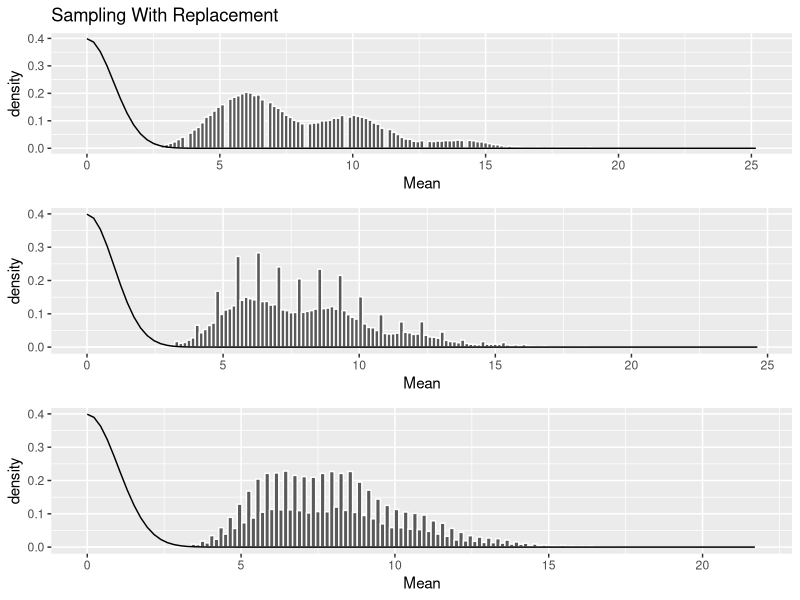
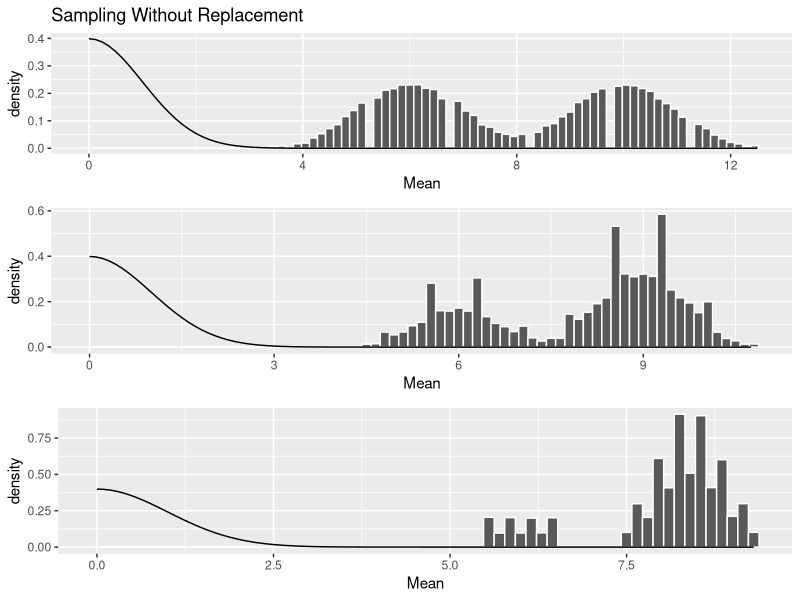

These figures' R source, in order:
################################################################################

# Stat 240 - Non-parametric Statistics
# Homework 1
# Due: 02/20/15

# Rebecca Barter
# Andrew Do
# Kellie Ottoboni

################################################################################

# Libraries and seed
library(dplyr, warn.conflicts = FALSE, quietly=TRUE)
library(ggplot2)
library(xtable)
library(gridExtra)
set.seed(1337)

################################################################################

# Functions

SampleFromBox <- function(x, size, replace= TRUE, prob = NULL, iter = 1) {
  # Samples tickets from the box.  In the case of one ticket, overrides R's
  # default of sampling from 1:x
  # Arguments:
  #   x - a vector supplying elements from which to choose.  "Tickets in box"
  #   size - positive number, size of sample to draw
  #   replace - boolean that toggles replacement
  #   prob - vector of probability weights or ticket counts
  #   iter - number of trials to perform
  # Returns:
  #   A vector of length iter with the means of samples of size elements 
  #   drawn from x
  if (length(x) <= 1) {
    return(rep(x, iter))
  } else {
    return(vapply(1:iter, function(n){
      mean(sample(x, size, replace = replace, prob = prob))
    }, FUN.VALUE = 1))
  }
}

StandardError <- function(x, n, replace = TRUE) {
  # Computes the standard error
  # Arguments:
  #   x - a vector of ticket values from the box model
  #   n - sample size
  # Returns
  #   standard error of the sample mean in the box model
  N <- length(x) # Number of tickets in box
  if (replace) {
    se <- sqrt((N-1)/N/n) * sd(x)
  } else {
    # Finite population correction
    se <- sqrt((N-n)/N/n) * sd(x)
  }
  return(se)
}

ExactProb <- function(z.values, mean, se, cdf, sample.size, lower.tail = FALSE, ...) {
  # Computes the exact probability of P(Xbar > z_i) for z_1, ..., z_max
  # Arguments:
  #   z.values - vector of z's to consider
  #   mean - expected value of Xbar
  #   se - standard error of xbar
  #   cdf - distribution function to use (e.g. pbinom, phyper)
  #   sample.size - size of samples
  #   lower.tail - logical value.  If TRUE, calculates P(Xbar <= z*se).
  #     else calculates P(Xbar < z*se)
  #   ... - arguments to pass to cdf
  # Returns:
  #   Vector of length(z) probabilities
  vapply(z.values, 
         function(z) {sample.size*mean + z * sample.size * se},
         FUN.VALUE = 1) %>%  
    vapply(FUN = function(q) cdf(q, lower.tail = lower.tail, ...), FUN.VALUE = 1)
}

EmpiricalProbEst <- function(z.values, sample, mean, se, lower.tail = FALSE) {
  # Estimates probability of a certain z-score from data
  # Arguments:
  #   z.values - vector of z's to consider
  #   sample - data from which to make the estimates
  #   mean - expected value of Xbar
  #   se - standard error of Xbar
  #   lower.tail - logical value.  If TRUE, calculates P(Xbar <= z*se).
  #     else calculates P(Xbar < z*se)
  # Returns:
  #   Vector of length(z) probability estimates
  n <- length(sample)
  vapply(z.values, function(z) mean + z * se, FUN.VALUE = 1) %>%
    vapply(FUN = function(q) {
      if (lower.tail) {
        sum(sample <= q)/n
      } else {
        sum(sample > q)/n
      }
    }, FUN.VALUE = 1)
}

NormalProbEst <- function(z.values, mean, se, n, lower.tail = FALSE) {
  # Estimates probability of a certain z-score using normal approximation
  # with continuity correction
  # Arguments:
  #   z.values - vector of z's to consider
  #   mean - expected value of Xbar
  #   se - standard error of Xbar
  #   n - the size of the samples
  #   lower.tail - logical value.  If TRUE, calculates P(Xbar <= z*se).
  #     else calculates P(Xbar < z*se)
  # Returns:
  #   Vector of max.z probability estimates
  vapply(z.values, function(z) n*mean + z * n * se, FUN.VALUE = 1) %>%
    vapply(FUN = function(q) {
      pnorm(q - 1/2*(1-lower.tail) + 1/2*lower.tail, 
            mean = n*mean, sd = n*se, lower.tail = lower.tail)
    }, FUN.VALUE = 1)
}
################################################################################

########################
# Scripts for problems 1-4

ProblemTickets <- function(problem) {
  # Only relevant for problems 1-4
  # Just a readable code thing
  # Arguments:
  #   problem - problem number
  # Returns:
  #   Vector of ticket values as specified in the assignment
  if (problem == 1) {
    tickets <- c(rep(0, 7), rep(1, 5))
  } else if (problem == 2) {
    tickets <- c(rep(0, 98), rep(1, 2))
  } else if (problem == 3) {
    tickets <- 1:12
  } else if (problem == 4) {
    tickets <- c(1:11, 30)
  } else {
    tickets <- 'a load of rubbish'
  }
}


Analysis <- function(tickets, samp.size = 6, iter = 100000) {
  # All the analysis for problems 1-4 wrapped up in a function
  # Arguments:
  #   tickets - a vector of ticket values
  #   samp.size - sample size, defaults to 6
  #   iter - number of iterations for the simulation
  # Returns:
  #   mean.wr and mean.nr - expected value of sample mean
  #   se.wr and se.nr - standard error of sample mean
  #   hist.wr and hist.nr - histogram of the sample means
  #   prob.wr and prob.nr - probability table as specified in the assignment
  # Example usage:
  #   q <- Analysis(c(0,0,0,1,1), samp.size = 10)
  #   q$mean.wr
  #   q$se.nr
  
  # With replacement
  mean.wr <- mean(tickets)
  se.wr <- StandardError(tickets, samp.size , replace = TRUE)
  
  sample.wr <- SampleFromBox(x = tickets, size = samp.size , 
                             replace = TRUE, iter = iter)
  
  hist.wr <- data.frame(Mean = sample.wr) %>%
    ggplot(aes(x=Mean)) + geom_histogram(aes( y=..density..), 
                                         binwidth = .15, col = "white") +
    stat_function(data=data.frame(x=c(0,1)), aes(x=x), 
                  fun=dnorm, arg=list(mean=mean.wr, sd=se.wr))
  
  # Table for with replacement
  prob.wr <- data.frame(z = c(-4:-1, 1:4))
  
  # Does the exact probabilities if tickets are distributed
  # as Bernoulli
  if(sum(!duplicated(tickets)) == 2) {
    
    one.count <- sum(tickets == 1) # Number of 1's
    zero.count <- sum(tickets == 0) # Number of 0's
    prob1 <- one.count/(one.count + zero.count)
    
    tmp1 <- ExactProb(1:4, mean = mean.wr, se = se.wr, 
              cdf = pbinom, sample.size = samp.size, 
              size = samp.size , prob = prob1, lower.tail = FALSE)
    tmp2 <- ExactProb(-4:-1, mean = mean.wr, se = se.wr, 
              cdf = pbinom, sample.size = samp.size, 
              size = samp.size , prob = prob1, lower.tail = TRUE)
    prob.wr <- mutate(prob.wr, Exact = c(tmp2, tmp1))
  }
  
  # Empirical estimates from simulation
  tmp3 <- EmpiricalProbEst(1:4, sample = sample.wr, 
                           mean = mean.wr, se = se.wr, lower.tail = FALSE)
  tmp4 <- EmpiricalProbEst(-4:-1, sample = sample.wr, 
                           mean = mean.wr, se = se.wr, lower.tail = TRUE)
  
  # Normal approximation
  tmp5 <- NormalProbEst(1:4, mean = mean.wr, se = se.wr, 
                        n = samp.size , lower.tail = FALSE)
  tmp6 <- NormalProbEst(-4:-1, mean = mean.wr, se = se.wr,
                        n = samp.size, lower.tail = TRUE)
  
  # Put everything into a nice data frame
  prob.wr <- mutate(prob.wr, 
                    EmpiricalEst = c(tmp4, tmp3),
                    NormalApprox = c(tmp6, tmp5)) %>%
    round(4)
  
  # No replacement
  mean.nr <- mean(tickets)
  se.nr <- StandardError(tickets, samp.size , replace = FALSE)
  
  sample.nr <- SampleFromBox(x = tickets, size = samp.size, 
                             replace = FALSE, iter = iter)
  
  hist.nr <- data.frame(Mean = sample.nr) %>%
    ggplot(aes(x=Mean)) + geom_histogram(aes( y=..density..), 
                                         binwidth = .15, col = "white") + 
    stat_function(data=data.frame(x=c(0,1)), aes(x=x), 
                  fun=dnorm, arg=list(mean=mean.nr, sd=se.nr))
  
  # Table for without replacement
  prob.nr <- data.frame(z = c(-4:-1, 1:4))
  
  # Does the exact probabilities if tickets are distributed
  # as Bernoulli
  if(sum(!duplicated(tickets)) == 2) {
    tmp1 <- ExactProb(1:4, mean = mean.nr, se = se.nr, 
              cdf = phyper, sample.size = samp.size, 
              m = one.count, n = zero.count, 
              k = samp.size, lower.tail = FALSE)
    tmp2 <- ExactProb(-4:-1, mean = mean.nr, se = se.nr, 
              cdf = phyper, sample.size = samp.size , 
              m = one.count, n = zero.count, 
              k = samp.size , lower.tail = TRUE)
    prob.nr <- mutate(prob.nr, Exact = c(tmp2, tmp1))
  }
  
  # Empirical estimates from simulation without replacement
  tmp3 <- EmpiricalProbEst(1:4, sample = sample.nr, mean = mean.nr, 
                           se = se.nr, lower.tail = FALSE)
  tmp4 <- EmpiricalProbEst(-4:-1, sample = sample.nr, 
                           mean = mean.nr, se = se.nr, lower.tail = TRUE)
  
  # Normal approximation
  tmp5 <- NormalProbEst(1:4, mean = mean.nr, se = se.nr, 
                        n = samp.size , lower.tail = FALSE)
  tmp6 <- NormalProbEst(-4:-1, mean = mean.nr, se = se.nr, 
                        n = samp.size, lower.tail = TRUE)
  
  prob.nr <- mutate(prob.nr, 
                    EmpiricalEst = c(tmp4, tmp3),
                    NormalApprox = c(tmp6, tmp5)) %>%
    round(4)
  
  return(list(mean.wr = mean.wr,
              mean.nr = mean.nr,
              se.wr = se.wr,
              se.nr = se.nr,
              prob.wr = prob.wr,
              prob.nr = prob.nr,
              hist.wr = hist.wr,
              hist.nr = hist.nr))
}


q1 <- Analysis(ProblemTickets(1), samp.size = 6, iter = 100000)
q2 <- Analysis(ProblemTickets(2), samp.size = 6, iter = 100000)
q3 <- Analysis(ProblemTickets(3), samp.size = 6, iter = 100000)
q4 <- Analysis(ProblemTickets(4), samp.size = 6, iter = 100000)
qec <- Analysis(ProblemTickets(4), samp.size = 8, iter = 100000)
qec2 <- Analysis(ProblemTickets(4), samp.size = 10, iter = 100000)

grid.arrange(q4$hist.wr + labs(title = "Sampling With Replacement"), qec$hist.wr, qec2$hist.wr)
grid.arrange(q4$hist.nr + labs(title = "Sampling Without Replacement"), qec$hist.nr, qec2$hist.nr)
